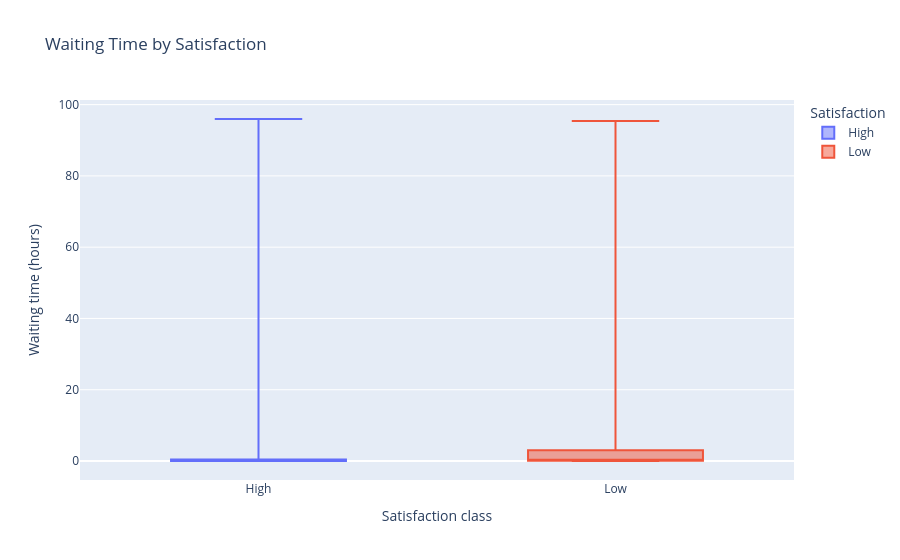

Source (notebook cell):
### Markdown cell above
## Cell 8 — Waiting time vs satisfaction
Compare response-time distributions for high- and low-satisfaction records. Extreme durations can stretch a chart, so inspect medians as well as means.

### Code cell
wait_summary = df.groupby("Satisfaction")["waiting_time_hours"].agg(
    Count="count", Mean="mean", Median="median"
).round(2)
display(wait_summary)

fig = px.box(
    df, x="Satisfaction", y="waiting_time_hours", color="Satisfaction",
    points=False, title="Waiting Time by Satisfaction"
)
fig.update_layout(xaxis_title="Satisfaction class", yaxis_title="Waiting time (hours)")
fig.show()

### Figure 1 — Plotly figure (JSON) as saved in the notebook; plotly's stock layout.template omitted (floating-point values rounded to 4 significant figures; data arrays with more than 128 entries replaced by an {"elided": "..."} marker saying what was removed)
{"data": [{"alignmentgroup": "True", "boxpoints": false, "hovertemplate": "Satisfaction=%{x}<br>waiting_time_hours=%{y}<extra></extra>", "legendgroup": "High", "marker": {"color": "#636efa"}, "name": "High", "notched": false, "offsetgroup": "High", "orientation": "v", "showlegend": true, "type": "box", "x": {"elided": "70836 str values"}, "x0": " ", "xaxis": "x", "y": {"elided": "70836 float values"}, "y0": " ", "yaxis": "y"}, {"alignmentgroup": "True", "boxpoints": false, "hovertemplate": "Satisfaction=%{x}<br>waiting_time_hours=%{y}<extra></extra>", "legendgroup": "Low", "marker": {"color": "#EF553B"}, "name": "Low", "notched": false, "offsetgroup": "Low", "orientation": "v", "showlegend": true, "type": "box", "x": {"elided": "15071 str values"}, "x0": " ", "xaxis": "x", "y": {"elided": "15071 float values"}, "y0": " ", "yaxis": "y"}], "layout": {"boxmode": "overlay", "legend": {"title": {"text": "Satisfaction"}, "tracegroupgap": 0}, "title": {"text": "Waiting Time by Satisfaction"}, "xaxis": {"anchor": "y", "categoryarray": ["High", "Low"], "categoryorder": "array", "domain": [0, 1], "title": {"text": "Satisfaction class"}}, "yaxis": {"anchor": "x", "domain": [0, 1], "title": {"text": "Waiting time (hours)"}}}}
